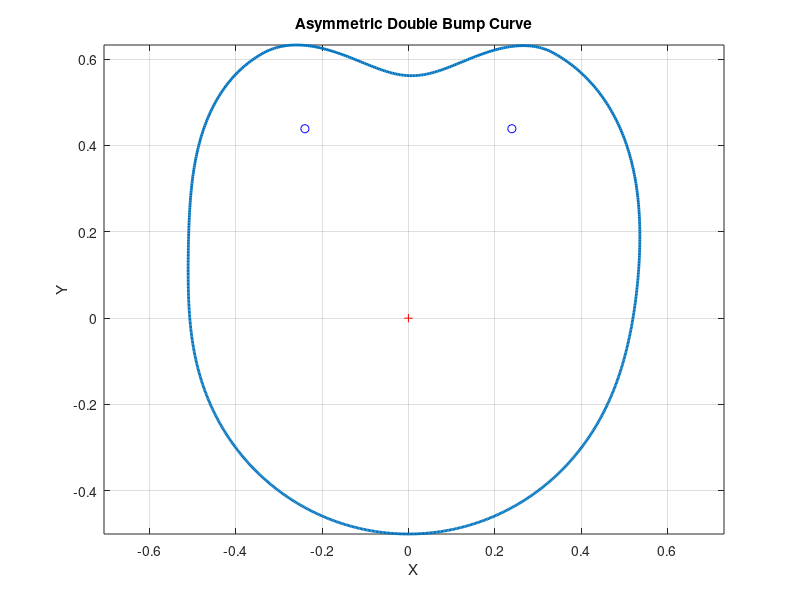

Reproduce this figure in MATLAB.
% 参数设置
theta = linspace(0, 2*pi, 1000); % 角度采样
r_base = 0.5;       % 基础半径

% 第一个凸起参数（左侧平缓，右侧陡峭）
h1 = 0.2;         % 凸起高度
theta1 = pi/2 - 0.5;  % 凸起中心位置
k1_left = 2;     % 左侧衰减系数（值越小衰减越慢）
k1_right = 8;    % 右侧衰减系数（值越大衰减越快）

% 第二个凸起参数（左侧陡峭，右侧平缓）
h2 = 0.2;
theta2 = pi/2 + 0.5;
k2_left = 7;
k2_right = 3;

% 计算周期角度差
delta1 = mod(theta - theta1 + pi, 2*pi) - pi;
delta2 = mod(theta - theta2 + pi, 2*pi) - pi;

% 非对称高斯函数
bump1 = h1 * exp( - ( (delta1 < 0)*k1_left + (delta1 >= 0)*k1_right ) .* delta1.^2 );
bump2 = h2 * exp( - ( (delta2 < 0)*k2_left + (delta2 >= 0)*k2_right ) .* delta2.^2 );

% 合成半径
r = r_base + bump1 + bump2;

% 转换为笛卡尔坐标
x = r .* cos(theta);
y = r .* sin(theta);

% 可视化
figure;
plot(x, y, 'LineWidth', 2);
axis equal;
title('Asymmetric Double Bump Curve');
xlabel('X'); ylabel('Y');
grid on;
hold on;
plot(0, 0, 'r+'); % 标记原点

% 绘制凸起中心参考线
plot(r_base*cos(theta1), r_base*sin(theta1), 'bo');
plot(r_base*cos(theta2), r_base*sin(theta2), 'bo');
